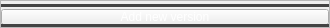
                              <widget class="QFrame" name="dividerAddNewVersion">
                               <property name="minimumSize">
                                <size>
                                 <width>330</width>
                                 <height>28</height>
                                </size>
                               </property>
                               <property name="maximumSize">
                                <size>
                                 <width>330</width>
                                 <height>28</height>
                                </size>
                               </property>
                               <property name="frameShape">
                                <enum>QFrame::StyledPanel</enum>
                               </property>
                               <property name="frameShadow">
                                <enum>QFrame::Raised</enum>
                               </property>
                               <layout class="QVBoxLayout" name="verticalLayout_28">
                                <property name="spacing">
                                 <number>2</number>
                                </property>
                                <property name="leftMargin">
                                 <number>0</number>
                                </property>
                                <property name="topMargin">
                                 <number>3</number>
                                </property>
                                <property name="rightMargin">
                                 <number>0</number>
                                </property>
                                <property name="bottomMargin">
                                 <number>0</number>
                                </property>
                                <item>
                                 <widget class="Line" name="line_2">
                                  <property name="styleSheet">
                                   <string notr="true">background-color: rgb(67, 67, 67);
border-radius: 3px</string>
                                  </property>
                                  <property name="orientation">
                                   <enum>Qt::Horizontal</enum>
                                  </property>
                                 </widget>
                                </item>
                                <item>
                                 <widget class="QPushButton" name="addNewVersionBtn">
                                  <property name="minimumSize">
                                   <size>
                                    <width>0</width>
                                    <height>16</height>
                                   </size>
                                  </property>
                                  <property name="maximumSize">
                                   <size>
                                    <width>16777215</width>
                                    <height>16</height>
                                   </size>
                                  </property>
                                  <property name="styleSheet">
                                   <string notr="true">#addNewVersionBtn{color:white}</string>
                                  </property>
                                  <property name="text">
                                   <string>Add new version</string>
                                  </property>
                                  <property name="icon">
                                   <iconset resource="resources_rc.qrc">
                                    <normaloff>:/icon/icons/chevron-down.svg</normaloff>:/icon/icons/chevron-down.svg</iconset>
                                  </property>
                                 </widget>
                                </item>
                                <item>
                                 <widget class="Line" name="line">
                                  <property name="styleSheet">
                                   <string notr="true">background-color: rgb(67, 67, 67);
border-radius: 3px</string>
                                  </property>
                                  <property name="orientation">
                                   <enum>Qt::Horizontal</enum>
                                  </property>
                                 </widget>
                                </item>
                               </layout>
                              </widget>
